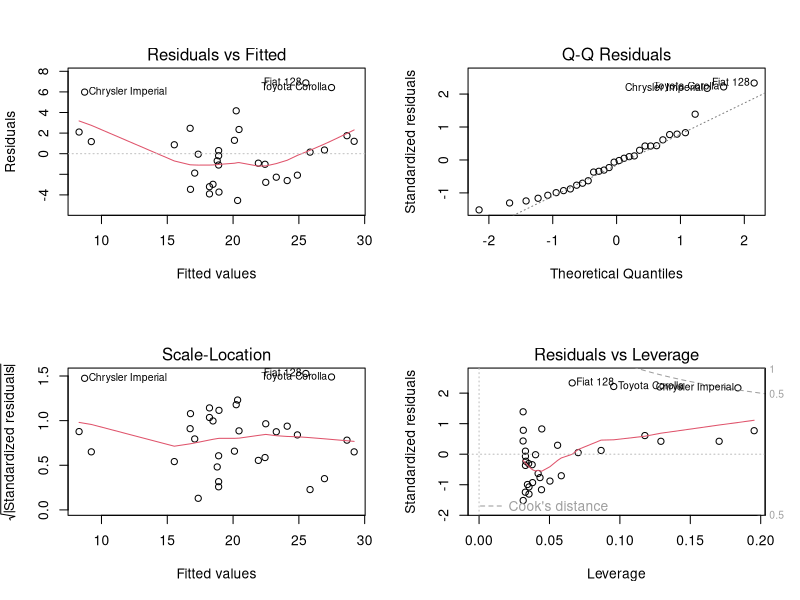
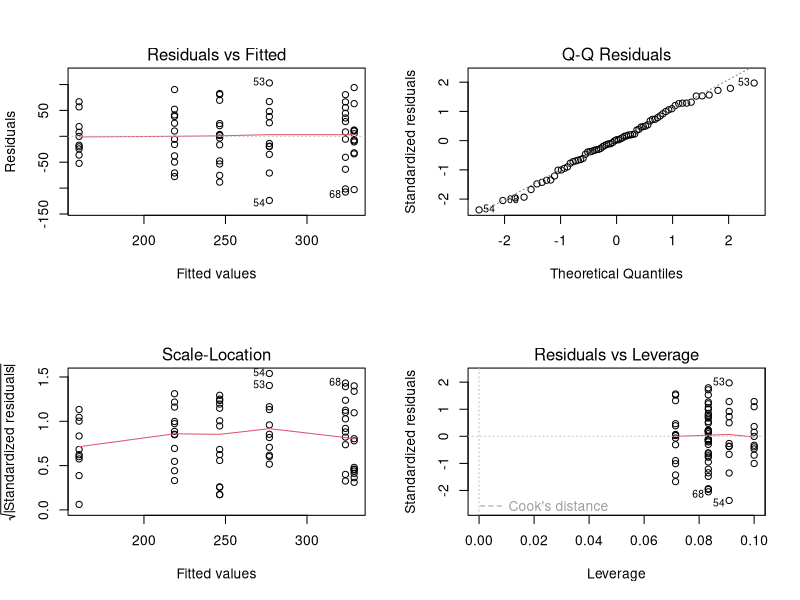

The R source for these figures, in order:
## ---- chunk 1
#| echo: false
fit <- lm(mpg ~ wt, data = mtcars)
par(mfrow = c(2, 2))
plot(fit)
## ---- chunk 2
#| echo: false

# not for anova equivalent using chick data
fit <- lm(weight ~ feed, data = chickwts)
par(mfrow = c(2, 2))
plot(fit)
